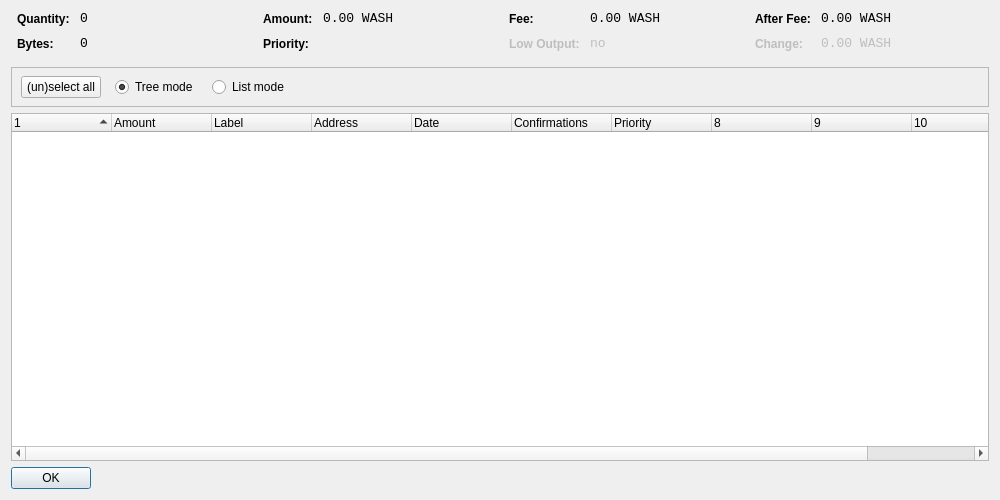
<?xml version="1.0" encoding="UTF-8"?>
<ui version="4.0">
 <class>CoinControlDialog</class>
 <widget class="QDialog" name="CoinControlDialog">
  <property name="geometry">
   <rect>
    <x>0</x>
    <y>0</y>
    <width>1000</width>
    <height>500</height>
   </rect>
  </property>
  <property name="windowTitle">
   <string>Coin Control</string>
  </property>
  <layout class="QVBoxLayout" name="verticalLayout">
   <item>
    <layout class="QHBoxLayout" name="horizontalLayoutTop" stretch="0,0,0,0">
     <property name="topMargin">
      <number>0</number>
     </property>
     <property name="bottomMargin">
      <number>10</number>
     </property>
     <item>
      <layout class="QFormLayout" name="formLayoutCoinControl1">
       <property name="horizontalSpacing">
        <number>10</number>
       </property>
       <property name="verticalSpacing">
        <number>10</number>
       </property>
       <property name="leftMargin">
        <number>6</number>
       </property>
       <property name="rightMargin">
        <number>6</number>
       </property>
       <item row="0" column="0">
        <widget class="QLabel" name="labelCoinControlQuantityText">
         <property name="styleSheet">
          <string notr="true">font-weight:bold;</string>
         </property>
         <property name="text">
          <string>Quantity:</string>
         </property>
        </widget>
       </item>
       <item row="0" column="1">
        <widget class="QLabel" name="labelCoinControlQuantity">
         <property name="font">
          <font>
           <family>Monospace</family>
           <pointsize>10</pointsize>
          </font>
         </property>
         <property name="cursor">
          <cursorShape>IBeamCursor</cursorShape>
         </property>
         <property name="contextMenuPolicy">
          <enum>Qt::ActionsContextMenu</enum>
         </property>
         <property name="text">
          <string notr="true">0</string>
         </property>
         <property name="textInteractionFlags">
          <set>Qt::LinksAccessibleByMouse|Qt::TextSelectableByKeyboard|Qt::TextSelectableByMouse</set>
         </property>
        </widget>
       </item>
       <item row="1" column="0">
        <widget class="QLabel" name="labelCoinControlBytesText">
         <property name="styleSheet">
          <string notr="true">font-weight:bold;</string>
         </property>
         <property name="text">
          <string>Bytes:</string>
         </property>
        </widget>
       </item>
       <item row="1" column="1">
        <widget class="QLabel" name="labelCoinControlBytes">
         <property name="font">
          <font>
           <family>Monospace</family>
           <pointsize>10</pointsize>
          </font>
         </property>
         <property name="cursor">
          <cursorShape>IBeamCursor</cursorShape>
         </property>
         <property name="contextMenuPolicy">
          <enum>Qt::ActionsContextMenu</enum>
         </property>
         <property name="text">
          <string notr="true">0</string>
         </property>
         <property name="textInteractionFlags">
          <set>Qt::LinksAccessibleByMouse|Qt::TextSelectableByKeyboard|Qt::TextSelectableByMouse</set>
         </property>
        </widget>
       </item>
      </layout>
     </item>
     <item>
      <layout class="QFormLayout" name="formLayoutCoinControl2">
       <property name="horizontalSpacing">
        <number>10</number>
       </property>
       <property name="verticalSpacing">
        <number>10</number>
       </property>
       <property name="leftMargin">
        <number>6</number>
       </property>
       <property name="rightMargin">
        <number>6</number>
       </property>
       <item row="0" column="0">
        <widget class="QLabel" name="labelCoinControlAmountText">
         <property name="styleSheet">
          <string notr="true">font-weight:bold;</string>
         </property>
         <property name="text">
          <string>Amount:</string>
         </property>
        </widget>
       </item>
       <item row="0" column="1">
        <widget class="QLabel" name="labelCoinControlAmount">
         <property name="font">
          <font>
           <family>Monospace</family>
           <pointsize>10</pointsize>
          </font>
         </property>
         <property name="cursor">
          <cursorShape>IBeamCursor</cursorShape>
         </property>
         <property name="contextMenuPolicy">
          <enum>Qt::ActionsContextMenu</enum>
         </property>
         <property name="text">
          <string notr="true">0.00 WASH</string>
         </property>
         <property name="textInteractionFlags">
          <set>Qt::LinksAccessibleByMouse|Qt::TextSelectableByKeyboard|Qt::TextSelectableByMouse</set>
         </property>
        </widget>
       </item>
       <item row="1" column="0">
        <widget class="QLabel" name="labelCoinControlPriorityText">
         <property name="styleSheet">
          <string notr="true">font-weight:bold;</string>
         </property>
         <property name="text">
          <string>Priority:</string>
         </property>
        </widget>
       </item>
       <item row="1" column="1">
        <widget class="QLabel" name="labelCoinControlPriority">
         <property name="font">
          <font>
           <family>Monospace</family>
           <pointsize>10</pointsize>
          </font>
         </property>
         <property name="cursor">
          <cursorShape>IBeamCursor</cursorShape>
         </property>
         <property name="contextMenuPolicy">
          <enum>Qt::ActionsContextMenu</enum>
         </property>
         <property name="text">
          <string/>
         </property>
         <property name="textInteractionFlags">
          <set>Qt::LinksAccessibleByMouse|Qt::TextSelectableByKeyboard|Qt::TextSelectableByMouse</set>
         </property>
        </widget>
       </item>
      </layout>
     </item>
     <item>
      <layout class="QFormLayout" name="formLayoutCoinControl3">
       <property name="horizontalSpacing">
        <number>10</number>
       </property>
       <property name="verticalSpacing">
        <number>10</number>
       </property>
       <property name="leftMargin">
        <number>6</number>
       </property>
       <property name="rightMargin">
        <number>6</number>
       </property>
       <item row="0" column="0">
        <widget class="QLabel" name="labelCoinControlFeeText">
         <property name="styleSheet">
          <string notr="true">font-weight:bold;</string>
         </property>
         <property name="text">
          <string>Fee:</string>
         </property>
        </widget>
       </item>
       <item row="0" column="1">
        <widget class="QLabel" name="labelCoinControlFee">
         <property name="font">
          <font>
           <family>Monospace</family>
           <pointsize>10</pointsize>
          </font>
         </property>
         <property name="cursor">
          <cursorShape>IBeamCursor</cursorShape>
         </property>
         <property name="contextMenuPolicy">
          <enum>Qt::ActionsContextMenu</enum>
         </property>
         <property name="text">
          <string notr="true">0.00 WASH</string>
         </property>
         <property name="textInteractionFlags">
          <set>Qt::LinksAccessibleByMouse|Qt::TextSelectableByKeyboard|Qt::TextSelectableByMouse</set>
         </property>
        </widget>
       </item>
       <item row="1" column="0">
        <widget class="QLabel" name="labelCoinControlLowOutputText">
         <property name="enabled">
          <bool>false</bool>
         </property>
         <property name="styleSheet">
          <string notr="true">font-weight:bold;</string>
         </property>
         <property name="text">
          <string>Low Output:</string>
         </property>
        </widget>
       </item>
       <item row="1" column="1">
        <widget class="QLabel" name="labelCoinControlLowOutput">
         <property name="enabled">
          <bool>false</bool>
         </property>
         <property name="font">
          <font>
           <family>Monospace</family>
           <pointsize>10</pointsize>
          </font>
         </property>
         <property name="cursor">
          <cursorShape>IBeamCursor</cursorShape>
         </property>
         <property name="contextMenuPolicy">
          <enum>Qt::ActionsContextMenu</enum>
         </property>
         <property name="text">
          <string notr="true">no</string>
         </property>
         <property name="textInteractionFlags">
          <set>Qt::LinksAccessibleByMouse|Qt::TextSelectableByKeyboard|Qt::TextSelectableByMouse</set>
         </property>
        </widget>
       </item>
      </layout>
     </item>
     <item>
      <layout class="QFormLayout" name="formLayoutCoinControl4">
       <property name="horizontalSpacing">
        <number>10</number>
       </property>
       <property name="verticalSpacing">
        <number>10</number>
       </property>
       <property name="leftMargin">
        <number>6</number>
       </property>
       <property name="rightMargin">
        <number>6</number>
       </property>
       <item row="0" column="0">
        <widget class="QLabel" name="labelCoinControlAfterFeeText">
         <property name="styleSheet">
          <string notr="true">font-weight:bold;</string>
         </property>
         <property name="text">
          <string>After Fee:</string>
         </property>
        </widget>
       </item>
       <item row="0" column="1">
        <widget class="QLabel" name="labelCoinControlAfterFee">
         <property name="font">
          <font>
           <family>Monospace</family>
           <pointsize>10</pointsize>
          </font>
         </property>
         <property name="cursor">
          <cursorShape>IBeamCursor</cursorShape>
         </property>
         <property name="contextMenuPolicy">
          <enum>Qt::ActionsContextMenu</enum>
         </property>
         <property name="text">
          <string notr="true">0.00 WASH</string>
         </property>
         <property name="textInteractionFlags">
          <set>Qt::LinksAccessibleByMouse|Qt::TextSelectableByKeyboard|Qt::TextSelectableByMouse</set>
         </property>
        </widget>
       </item>
       <item row="1" column="0">
        <widget class="QLabel" name="labelCoinControlChangeText">
         <property name="enabled">
          <bool>false</bool>
         </property>
         <property name="styleSheet">
          <string notr="true">font-weight:bold;</string>
         </property>
         <property name="text">
          <string>Change:</string>
         </property>
        </widget>
       </item>
       <item row="1" column="1">
        <widget class="QLabel" name="labelCoinControlChange">
         <property name="enabled">
          <bool>false</bool>
         </property>
         <property name="font">
          <font>
           <family>Monospace</family>
           <pointsize>10</pointsize>
          </font>
         </property>
         <property name="cursor">
          <cursorShape>IBeamCursor</cursorShape>
         </property>
         <property name="contextMenuPolicy">
          <enum>Qt::ActionsContextMenu</enum>
         </property>
         <property name="text">
          <string notr="true">0.00 WASH</string>
         </property>
         <property name="textInteractionFlags">
          <set>Qt::LinksAccessibleByMouse|Qt::TextSelectableByKeyboard|Qt::TextSelectableByMouse</set>
         </property>
        </widget>
       </item>
      </layout>
     </item>
    </layout>
   </item>
   <item>
    <widget class="QFrame" name="frame">
     <property name="minimumSize">
      <size>
       <width>0</width>
       <height>40</height>
      </size>
     </property>
     <property name="frameShape">
      <enum>QFrame::StyledPanel</enum>
     </property>
     <property name="frameShadow">
      <enum>QFrame::Sunken</enum>
     </property>
     <widget class="QWidget" name="horizontalLayoutWidget">
      <property name="geometry">
       <rect>
        <x>10</x>
        <y>0</y>
        <width>781</width>
        <height>41</height>
       </rect>
      </property>
      <layout class="QHBoxLayout" name="horizontalLayoutPanel" stretch="0,0,0,0,0">
       <property name="spacing">
        <number>14</number>
       </property>
       <item>
        <widget class="QPushButton" name="pushButtonSelectAll">
         <property name="sizePolicy">
          <sizepolicy hsizetype="Maximum" vsizetype="Fixed">
           <horstretch>0</horstretch>
           <verstretch>0</verstretch>
          </sizepolicy>
         </property>
         <property name="text">
          <string>(un)select all</string>
         </property>
        </widget>
       </item>
       <item>
        <widget class="QRadioButton" name="radioTreeMode">
         <property name="sizePolicy">
          <sizepolicy hsizetype="Maximum" vsizetype="Fixed">
           <horstretch>0</horstretch>
           <verstretch>0</verstretch>
          </sizepolicy>
         </property>
         <property name="text">
          <string>Tree mode</string>
         </property>
         <property name="checked">
          <bool>true</bool>
         </property>
        </widget>
       </item>
       <item>
        <widget class="QRadioButton" name="radioListMode">
         <property name="sizePolicy">
          <sizepolicy hsizetype="Maximum" vsizetype="Fixed">
           <horstretch>0</horstretch>
           <verstretch>0</verstretch>
          </sizepolicy>
         </property>
         <property name="text">
          <string>List mode</string>
         </property>
        </widget>
       </item>
       <item>
        <spacer name="horizontalSpacer">
         <property name="orientation">
          <enum>Qt::Horizontal</enum>
         </property>
         <property name="sizeHint" stdset="0">
          <size>
           <width>40</width>
           <height>20</height>
          </size>
         </property>
        </spacer>
       </item>
      </layout>
     </widget>
    </widget>
   </item>
   <item>
    <widget class="CoinControlTreeWidget" name="treeWidget">
     <property name="contextMenuPolicy">
      <enum>Qt::CustomContextMenu</enum>
     </property>
     <property name="sortingEnabled">
      <bool>false</bool>
     </property>
     <property name="columnCount">
      <number>11</number>
     </property>
     <attribute name="headerShowSortIndicator" stdset="0">
      <bool>true</bool>
     </attribute>
     <attribute name="headerStretchLastSection">
      <bool>false</bool>
     </attribute>
     <column>
      <property name="text">
       <string/>
      </property>
     </column>
     <column>
      <property name="text">
       <string>Amount</string>
      </property>
     </column>
     <column>
      <property name="text">
       <string>Label</string>
      </property>
     </column>
     <column>
      <property name="text">
       <string>Address</string>
      </property>
     </column>
     <column>
      <property name="text">
       <string>Date</string>
      </property>
     </column>
     <column>
      <property name="text">
       <string>Confirmations</string>
      </property>
      <property name="toolTip">
       <string>Confirmed</string>
      </property>
     </column>
     <column>
      <property name="text">
       <string>Priority</string>
      </property>
     </column>
     <column>
      <property name="text">
       <string/>
      </property>
     </column>
     <column>
      <property name="text">
       <string/>
      </property>
     </column>
     <column>
      <property name="text">
       <string/>
      </property>
     </column>
     <column>
      <property name="text">
       <string/>
      </property>
     </column>
    </widget>
   </item>
   <item>
    <widget class="QDialogButtonBox" name="buttonBox">
     <property name="sizePolicy">
      <sizepolicy hsizetype="Maximum" vsizetype="Fixed">
       <horstretch>0</horstretch>
       <verstretch>0</verstretch>
      </sizepolicy>
     </property>
     <property name="orientation">
      <enum>Qt::Horizontal</enum>
     </property>
     <property name="standardButtons">
      <set>QDialogButtonBox::Ok</set>
     </property>
    </widget>
   </item>
  </layout>
 </widget>
 <customwidgets>
  <customwidget>
   <class>CoinControlTreeWidget</class>
   <extends>QTreeWidget</extends>
   <header>coincontroltreewidget.h</header>
  </customwidget>
 </customwidgets>
 <resources/>
 <connections/>
</ui>
